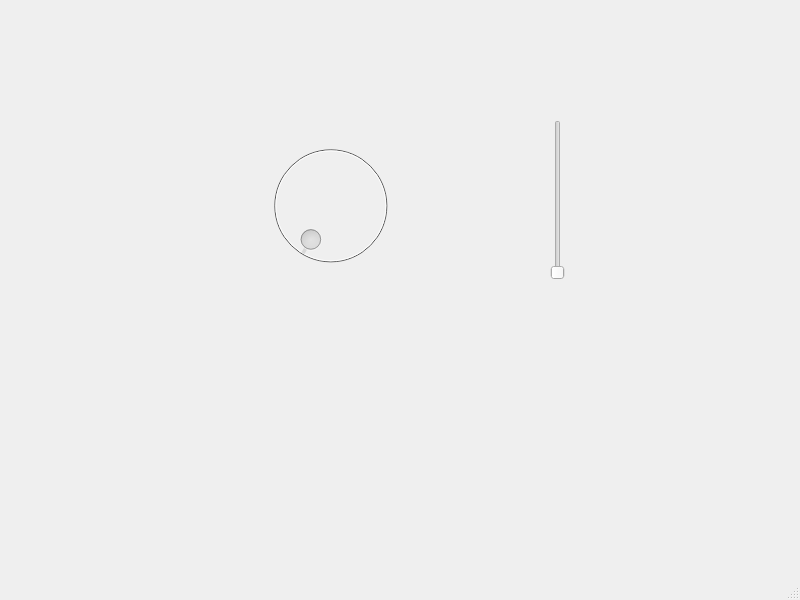
<?xml version="1.0" encoding="UTF-8"?>
<ui version="4.0">
 <class>MainWindow</class>
 <widget class="QMainWindow" name="MainWindow">
  <property name="geometry">
   <rect>
    <x>0</x>
    <y>0</y>
    <width>800</width>
    <height>600</height>
   </rect>
  </property>
  <property name="windowTitle">
   <string>MainWindow</string>
  </property>
  <widget class="QWidget" name="centralwidget">
   <widget class="QSlider" name="LightSlide">
    <property name="enabled">
     <bool>false</bool>
    </property>
    <property name="geometry">
     <rect>
      <x>550</x>
      <y>120</y>
      <width>16</width>
      <height>160</height>
     </rect>
    </property>
    <property name="maximum">
     <number>255</number>
    </property>
    <property name="orientation">
     <enum>Qt::Vertical</enum>
    </property>
   </widget>
   <widget class="QDial" name="Dial">
    <property name="enabled">
     <bool>false</bool>
    </property>
    <property name="geometry">
     <rect>
      <x>260</x>
      <y>130</y>
      <width>141</width>
      <height>151</height>
     </rect>
    </property>
   </widget>
  </widget>
  <widget class="QMenuBar" name="menubar">
   <property name="geometry">
    <rect>
     <x>0</x>
     <y>0</y>
     <width>800</width>
     <height>33</height>
    </rect>
   </property>
  </widget>
  <widget class="QStatusBar" name="statusbar"/>
 </widget>
 <resources/>
 <connections/>
</ui>
